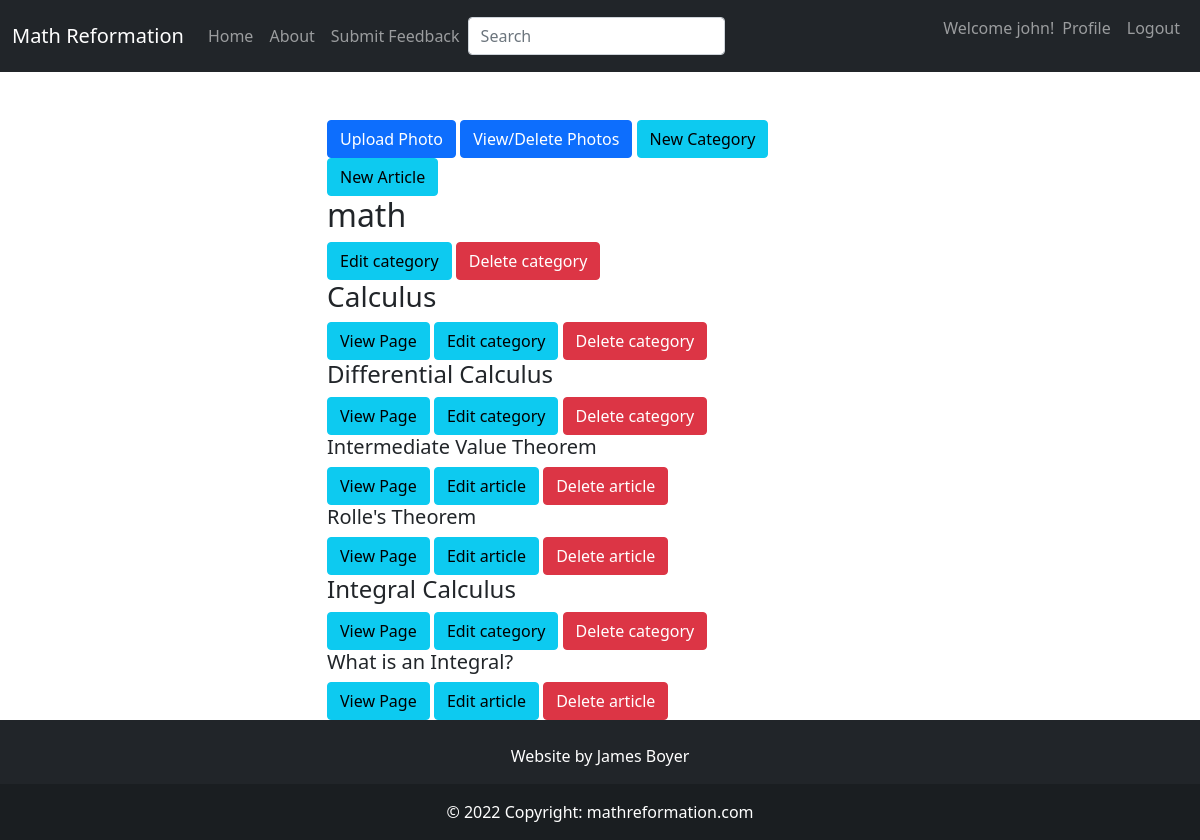
/author_home (signed in), run on the app's committed database.
### app/models.py (models this page shows, shortened)
class User(UserMixin, db.Model):
    id = db.Column(db.Integer, primary_key=True)
    username = db.Column(db.String(64), index=True, unique=True)
    email = db.Column(db.String(120), index=True, unique=True)
    password_hash = db.Column(db.String(128))
    articles = db.relationship('Article', backref='author', lazy='dynamic')
    saved_articles = db.relationship('Article', secondary = saved_articles_table,
                                 backref=db.backref('saved_articles', lazy=True), lazy=True)
    roles = db.relationship('Role', secondary = roles_table,
                                 backref=db.backref('users', lazy=True), lazy=True)

class SearchableMixin(object):
    @classmethod
    def search(cls, expression, page, per_page):
        ids, scores, total = query_index(cls.__tablename__, expression, page, per_page)
        if total == 0:
            return cls.query.filter_by(id=0), [], 0
        when = []
        for i in range(len(ids)):
            when.append((ids[i], i))
        return cls.query.filter(cls.id.in_(ids)).order_by( db.case(when, value=cls.id)), scores, total

class Category(SearchableMixin, db.Model):
    __searchable__ = ["body_main", "name"]
    id = db.Column(db.Integer, primary_key=True)
    name = db.Column(db.String(50), nullable=False, unique=True)
    path = db.Column(db.String(50), unique=True)
    body_main = db.Column(db.String(), index=True)
    body_draft = db.Column(db.String(), index=True)
    header = db.Column(db.String(), index=True)
    category_type = db.Column(db.String(15))
    order = db.Column(db.Integer())
    is_visible = db.Column(db.Boolean())
    parents = db.relationship('Category',secondary=parent_child_table,
        primaryjoin=id == parent_child_table.c.ChildId,
        secondaryjoin=id == parent_child_table.c.ParentId,
        backref= db.backref('children'))
    def ordered_children(self):
        children = np.array(self.children)
        children_idx = np.array([child.order if child.order else 1 for child in children])
        sorted_children_idx = np.argsort(children_idx)
        return children[sorted_children_idx]
    def ordered_articles(self):
        articles = np.array(self.articles)
        articles_idx = np.array([article.order if article.order else 1 for article in articles])
        sorted_articles_idx = np.argsort(articles_idx)
        return articles[sorted_articles_idx]

class Article(SearchableMixin, db.Model):
    __searchable__ = ["body_main", "name"]
    id = db.Column(db.Integer, primary_key=True)
    name = db.Column(db.String(64), index=True, unique=True)
    path = db.Column(db.String(50), unique=True)
    date_added = db.Column(db.DateTime, nullable=False,
        default=datetime.utcnow)
    categories = db.relationship('Category', secondary = article_categories_table,
                                 backref=db.backref('articles', lazy=True), lazy=True)
    body_main = db.Column(db.String(), index=True)
    body_draft = db.Column(db.String(), index=True)
    is_visible = db.Column(db.Boolean())
    header = db.Column(db.String(), index=True)
    user_id = db.Column(db.Integer, db.ForeignKey('user.id'))
    order = db.Column(db.Integer())

### app/author/routes.py (the view)
@bp.route("/author_home", methods=["GET", "POST"])
@login_required
@admin_permission.require(http_exception=403)
def author_home():
    root_categories = Category.query.filter_by(category_type="root")
    add_photo_form = AddPhotoForm()
    if add_photo_form.validate_on_submit():
        filename = photos.save(request.files["photo"], name=add_photo_form.name.data)
        url =  url_for("_uploads.uploaded_file", setname="photos", filename=filename)
        print("Url: ", url)
        flash("Photo uploaded at: " + url)
    files = os.listdir(current_app.config['UPLOADED_PHOTOS_DEST'])
    return render_template('author/author_home.html', root_categories=root_categories, add_photo_form=add_photo_form, setname=photos.name, files=files)

### app/main/forms.py
class SearchForm(FlaskForm):
    q = StringField("Search", validators=[DataRequired()])
    def __init__(self, *args, **kwargs):
        if 'formdata' not in kwargs:
            kwargs['formdata'] = request.args
        if 'csrf_enabled' not in kwargs:
            kwargs['csrf_enabled'] = False
        super(SearchForm, self).__init__(*args, **kwargs)

### app/author/forms.py
class AddPhotoForm(FlaskForm):
    photo = FileField('Photo')
    name = StringField("Name",validators=[DataRequired()])
    submit = SubmitField('Save')

### MathReformationWebsite.py (called while the page is built)
@app.context_processor
def add_imports():
    return dict(admin_permission=admin_permission)

### app/auth/routes.py (called while the page is built)
@login.user_loader
def load_user(userid):
    return User.query.filter_by(id=userid).first()

### app/main/routes.py (called while the page is built)
@bp.before_app_request
def before_request():
    g.search_form = SearchForm(meta={'csrf': False})

### app/templates/author/author_home.html (shortened to what this page needs)
{% extends "base.html" %}
{% from 'macros/form_macros.html' import input, edit_document_button, delete_document_button, view_document_button %}
{% from 'macros/photo_macros.html' import photo_viewer_script, photo_viewer_button, add_photo_button %}
{% block content %}
{{ add_photo_button(field=add_photo_form) }}
{{ photo_viewer_button(files, can_delete=True, btn_name="View/Delete Photos") }}
<a href="{{ url_for('author.new_document', doc_type='category', version='main') }}" class="btn btn-info" role="button">New Category</a>
<a href="{{ url_for('author.new_document', doc_type='article', version='main') }}" class="btn btn-info" role="button">New Article</a>
{% for root_category in root_categories %}
<h2>{{ root_category.name }}</h2>
{{ edit_document_button(path=root_category.path, doc_type='category') }}
{{ delete_document_button(path=root_category.path, doc_type='category') }}
{% for primary_category in root_category.ordered_children() %}
<h3>{{ primary_category.name }}</h2>
{{ view_document_button(path=primary_category.path, doc_type='category', warning=False) }}
{{ edit_document_button(path=primary_category.path, doc_type='category') }}
{{ delete_document_button(path=primary_category.path, doc_type='category') }}
{% for secondary_category in primary_category.ordered_children() %}
<h4>{{ secondary_category.name }}</h3>
{{ view_document_button(path=secondary_category.path, doc_type='category', warning=False) }}
{{ edit_document_button(path=secondary_category.path, doc_type='category') }}
{{ delete_document_button(path=secondary_category.path, doc_type='category') }}
{% for article in secondary_category.ordered_articles() %}
<h5>{{ article.name }}</h3>
{{ view_document_button(path=article.path, doc_type='article', warning=False) }}
{{ edit_document_button(path=article.path, doc_type='article') }}
{{ delete_document_button(path=article.path, doc_type='article') }}
{% endfor %}
{% endfor %}
{% endfor %}
{% endfor %}
{% endblock %}

### app/templates/base.html (shortened to what this page needs)
<!DOCTYPE html>
<html lang="en">
    <head>
        <link href="https://cdn.jsdelivr.net/npm/bootstrap@5.0.2/dist/css/bootstrap.min.css" rel="stylesheet">
        <link rel="stylesheet" href="{{ url_for('static', filename='style.css') }}">
    </head>
    <body class="d-flex flex-column min-vh-100">
        <nav class="navbar navbar-expand-md bg-dark navbar-dark sticky-top">
            <div class="container-fluid">
                <a class="navbar-brand">Math Reformation</a>
                <div class="collapse navbar-collapse" id="collapsibleNavbar">
                    <ul class="navbar-nav">
                        <li class="nav-item">
                            <a class="nav-link" href="{{ url_for('main.index')}}">Home</a>
                        </li>
                        <li class="nav-item">
                            <a class="nav-link" href="{{ url_for('main.about')}}">About</a>
                        </li>
                        <li class="nav-item">
                            <a class="nav-link" href="{{ url_for('main.feedback')}}">Submit Feedback</a>
                        </li>
                    </ul>
                    {% if g.search_form %}
                    <form class="navbar-form navbar-left" method="get" action="{{ url_for('main.search') }}">
                        <div class="form-group">
                            {{ g.search_form.q(size=20, class='form-control',placeholder=g.search_form.q.label.text) }}
                        </div>
                    </form>
                    {% endif %}
                    <ul class="navbar-nav ms-auto">
                        {% if current_user.is_anonymous %}
                        <li class="nav-item">
                            <a class="nav-link" href="{{ url_for('auth.login') }}">Login</a>
                        </li>
                        {% else %}
                        <li class="nav-item">
                            <p class="navbar-text">Welcome {{ current_user.username }}!</p>
                        </li>
                        <li class="nav-item">
                            <a class="nav-link" href="{{ url_for('main.profile') }}">Profile</a>
                        </li>
                        <li class="nav-item">
                            <a class="nav-link" href="{{ url_for('auth.logout') }}">Logout</a>
                        </li>
                        {% endif %}
                    </ul>
                </div>
            </div>
        </nav>
        <div class="wrapper flex-grow-1">
            <div class="container mt-5">
                <div class="row">
                    <div class="col-md-3"></div>
                    <div class="col-md-6">
                        {% block content %}
                        {% endblock %}
                    </div>
                    <div class="col-md-3"></div>
                </div>
            </div>
        </div>
        <footer class="bg-dark text-center text-white">
            <div class="container p-4 pb-0">
                <section class="mb-2">
                    <p>Website by James Boyer</p>
                </section>
            </div>
            <div class="text-center p-3" style="background-color: rgba(0, 0, 0, 0.2);">
                © 2022 Copyright:
                <a class="text-white" href="mathreformation.com">mathreformation.com</a>
            </div>
        </footer>
    </body>
</html>

### app/templates/macros/form_macros.html (shortened to what this page needs)
{% macro edit_document_button(path, doc_type) -%}
<a href="{{ url_for('author.edit_document', doc_type=doc_type, path=path, version='main') }}" class="btn btn-info" role="button">Edit {{ doc_type }}</a>
{%- endmacro %}
{% macro delete_document_button(path, doc_type) -%}
<a href="{{ url_for('author.delete_file', item_type=doc_type, item_name=path) }}" class="btn btn-danger" onclick="return confirm('Are you sure you want to delete this {{ doc_type }}?');" role="button">Delete {{ doc_type }}</a>
{%- endmacro %}
{% macro view_document_button(path, doc_type, warning) -%}
{% if doc_type == "category" %}
<a href="{{ url_for('main.category_page', path=path) }}" class="btn btn-info" role="button"  {% if warning %}onclick="return confirm('Make sure to save article first! Please click on OK to continue.');" {% endif %}>View Page</a>
{% elif doc_type == "article" %}
<a href="{{ url_for('main.article_page', path=path) }}" class="btn btn-info" role="button"  {% if warning %}onclick="return confirm('Make sure to save article first! Please click on OK to continue.');"{% endif %}>View Page</a>
{% endif %}
{%- endmacro %}

### app/templates/macros/photo_macros.html (shortened to what this page needs)
{% from 'macros/form_macros.html' import input %}
{% macro photo_viewer_button(files, can_delete, btn_name) -%}
<button type="button" class="btn btn-primary" data-bs-toggle="modal" data-bs-target="#viewImages">
    {{ btn_name }}
</button>
{%- endmacro %}
{% macro add_photo_button(field) -%}
<button type="button" class="btn btn-primary" data-bs-toggle="modal" data-bs-target="#photoForm">
    Upload Photo
</button>
{%- endmacro %}

### app/static/style.css (style rules this page uses)
a { all: unset; }

### data on the page
User: username "john"
Category: name "math", doc_type "category"
Category: name "Calculus", doc_type "category"
Category: name "Differential Calculus", doc_type "category"
Article: name "Intermediate Value Theorem", doc_type "article"
Article: name "Rolle's Theorem", doc_type "article"
Category: name "Integral Calculus", doc_type "category"
Article: name "What is an Integral?", doc_type "article"

### other printed values
{{ btn_name }} "View/Delete Photos"
